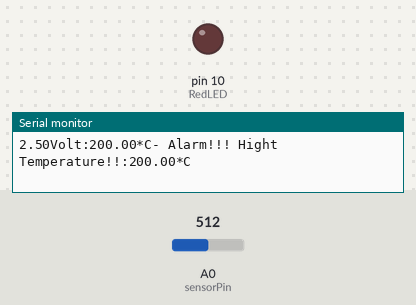
Recording of a sketch running on a simulated Arduino Uno, built with avr-gcc and run on an emulated ATmega328P. Parts: output pins drawn as LEDs (lit = HIGH), the last lines printed to the serial monitor. Inputs (shaded band) come from the test bench; at power-on: A0 (sensorPin) = 512.

Above: at 1.8 s.
1.9 s: A0 (sensorPin) set to 151
4.5 s: A0 (sensorPin) set to 129
At 6.1 s:
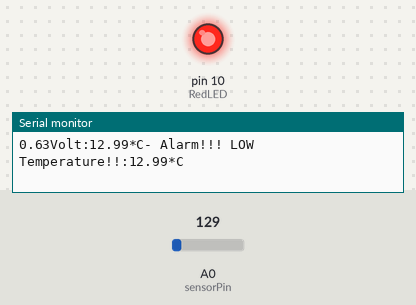
6.5 s: A0 (sensorPin) set to 306
At 7.9 s:
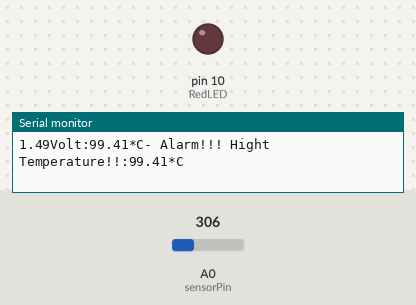
8.5 s: A0 (sensorPin) set to 122
At 9.7 s:
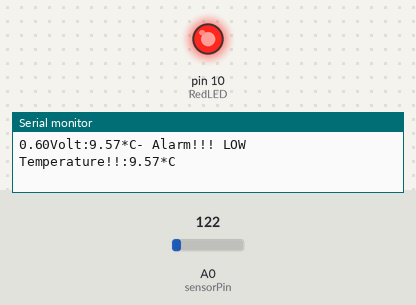
Timing chart, 0 to 11.5 s (numbered marks = the images above; inputs shaded):
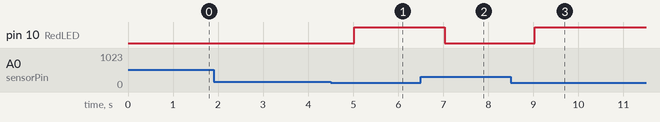

Measured:
- the behaviour switches between 144 and 143 on A0 (sensorPin) (found by bisection; images 0 and 1)
- after the input at 4.5 s, pin 10 (RedLED): LOW → HIGH after 0.52 s
- after the input at 6.5 s, pin 10 (RedLED): HIGH → LOW after 0.53 s
- after the input at 8.5 s, pin 10 (RedLED): LOW → HIGH after 0.53 s

The sketch:

leb8.2.2_challenge.ino
```cpp
#define RedLED 10
#include<LiquidCrystal.h>
LiquidCrystal lcd(12,11,5,4,3,2);
int sensorPin  = 0;
void setup(){
  Serial.begin(9600);
    pinMode(RedLED,HIGH);
}
void loop(){
    lcd.clear();
    int reading = analogRead(sensorPin);
    float voltage = reading * 5.0 / 1024;
    Serial.print(String(voltage)+"Volt:");
    float temperatureC = voltage * 100 - 50;
    Serial.print(String(temperatureC)+"*C");
    if(temperatureC>=27){
      digitalWrite(RedLED,HIGH);
        Serial.print("- Alarm!!! Hight Temperature!!:"+String(temperatureC)+"*C");
    }
    if(temperatureC<=20){
      digitalWrite(RedLED,HIGH);
        Serial.print("- Alarm!!! LOW Temperature!!:"+String(temperatureC)+"*C");
    }
    else{
        digitalWrite(RedLED,LOW);
    }
    Serial.println("");
    lcd.print(String(temperatureC)+"*C");
    delay(1000);
}
```
